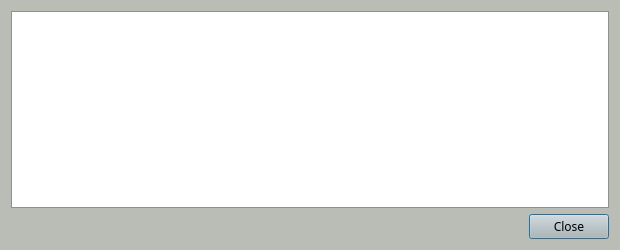
<?xml version="1.0" encoding="UTF-8"?>
<ui version="4.0">
 <class>AtomNodeConfigDialog</class>
 <widget class="QDialog" name="AtomNodeConfigDialog">
  <property name="geometry">
   <rect>
    <x>0</x>
    <y>0</y>
    <width>620</width>
    <height>250</height>
   </rect>
  </property>
  <property name="palette">
   <palette>
    <active>
     <colorrole role="WindowText">
      <brush brushstyle="SolidPattern">
       <color alpha="255">
        <red>0</red>
        <green>0</green>
        <blue>0</blue>
       </color>
      </brush>
     </colorrole>
     <colorrole role="Button">
      <brush brushstyle="SolidPattern">
       <color alpha="255">
        <red>186</red>
        <green>189</green>
        <blue>182</blue>
       </color>
      </brush>
     </colorrole>
     <colorrole role="Light">
      <brush brushstyle="SolidPattern">
       <color alpha="255">
        <red>255</red>
        <green>255</green>
        <blue>255</blue>
       </color>
      </brush>
     </colorrole>
     <colorrole role="Midlight">
      <brush brushstyle="SolidPattern">
       <color alpha="255">
        <red>220</red>
        <green>222</green>
        <blue>218</blue>
       </color>
      </brush>
     </colorrole>
     <colorrole role="Dark">
      <brush brushstyle="SolidPattern">
       <color alpha="255">
        <red>93</red>
        <green>94</green>
        <blue>91</blue>
       </color>
      </brush>
     </colorrole>
     <colorrole role="Mid">
      <brush brushstyle="SolidPattern">
       <color alpha="255">
        <red>124</red>
        <green>126</green>
        <blue>121</blue>
       </color>
      </brush>
     </colorrole>
     <colorrole role="Text">
      <brush brushstyle="SolidPattern">
       <color alpha="255">
        <red>0</red>
        <green>0</green>
        <blue>0</blue>
       </color>
      </brush>
     </colorrole>
     <colorrole role="BrightText">
      <brush brushstyle="SolidPattern">
       <color alpha="255">
        <red>255</red>
        <green>255</green>
        <blue>255</blue>
       </color>
      </brush>
     </colorrole>
     <colorrole role="ButtonText">
      <brush brushstyle="SolidPattern">
       <color alpha="255">
        <red>0</red>
        <green>0</green>
        <blue>0</blue>
       </color>
      </brush>
     </colorrole>
     <colorrole role="Base">
      <brush brushstyle="SolidPattern">
       <color alpha="255">
        <red>255</red>
        <green>255</green>
        <blue>255</blue>
       </color>
      </brush>
     </colorrole>
     <colorrole role="Window">
      <brush brushstyle="SolidPattern">
       <color alpha="255">
        <red>186</red>
        <green>189</green>
        <blue>182</blue>
       </color>
      </brush>
     </colorrole>
     <colorrole role="Shadow">
      <brush brushstyle="SolidPattern">
       <color alpha="255">
        <red>0</red>
        <green>0</green>
        <blue>0</blue>
       </color>
      </brush>
     </colorrole>
     <colorrole role="AlternateBase">
      <brush brushstyle="SolidPattern">
       <color alpha="255">
        <red>220</red>
        <green>222</green>
        <blue>218</blue>
       </color>
      </brush>
     </colorrole>
     <colorrole role="ToolTipBase">
      <brush brushstyle="SolidPattern">
       <color alpha="255">
        <red>255</red>
        <green>255</green>
        <blue>220</blue>
       </color>
      </brush>
     </colorrole>
     <colorrole role="ToolTipText">
      <brush brushstyle="SolidPattern">
       <color alpha="255">
        <red>0</red>
        <green>0</green>
        <blue>0</blue>
       </color>
      </brush>
     </colorrole>
    </active>
    <inactive>
     <colorrole role="WindowText">
      <brush brushstyle="SolidPattern">
       <color alpha="255">
        <red>0</red>
        <green>0</green>
        <blue>0</blue>
       </color>
      </brush>
     </colorrole>
     <colorrole role="Button">
      <brush brushstyle="SolidPattern">
       <color alpha="255">
        <red>186</red>
        <green>189</green>
        <blue>182</blue>
       </color>
      </brush>
     </colorrole>
     <colorrole role="Light">
      <brush brushstyle="SolidPattern">
       <color alpha="255">
        <red>255</red>
        <green>255</green>
        <blue>255</blue>
       </color>
      </brush>
     </colorrole>
     <colorrole role="Midlight">
      <brush brushstyle="SolidPattern">
       <color alpha="255">
        <red>220</red>
        <green>222</green>
        <blue>218</blue>
       </color>
      </brush>
     </colorrole>
     <colorrole role="Dark">
      <brush brushstyle="SolidPattern">
       <color alpha="255">
        <red>93</red>
        <green>94</green>
        <blue>91</blue>
       </color>
      </brush>
     </colorrole>
     <colorrole role="Mid">
      <brush brushstyle="SolidPattern">
       <color alpha="255">
        <red>124</red>
        <green>126</green>
        <blue>121</blue>
       </color>
      </brush>
     </colorrole>
     <colorrole role="Text">
      <brush brushstyle="SolidPattern">
       <color alpha="255">
        <red>0</red>
        <green>0</green>
        <blue>0</blue>
       </color>
      </brush>
     </colorrole>
     <colorrole role="BrightText">
      <brush brushstyle="SolidPattern">
       <color alpha="255">
        <red>255</red>
        <green>255</green>
        <blue>255</blue>
       </color>
      </brush>
     </colorrole>
     <colorrole role="ButtonText">
      <brush brushstyle="SolidPattern">
       <color alpha="255">
        <red>0</red>
        <green>0</green>
        <blue>0</blue>
       </color>
      </brush>
     </colorrole>
     <colorrole role="Base">
      <brush brushstyle="SolidPattern">
       <color alpha="255">
        <red>255</red>
        <green>255</green>
        <blue>255</blue>
       </color>
      </brush>
     </colorrole>
     <colorrole role="Window">
      <brush brushstyle="SolidPattern">
       <color alpha="255">
        <red>186</red>
        <green>189</green>
        <blue>182</blue>
       </color>
      </brush>
     </colorrole>
     <colorrole role="Shadow">
      <brush brushstyle="SolidPattern">
       <color alpha="255">
        <red>0</red>
        <green>0</green>
        <blue>0</blue>
       </color>
      </brush>
     </colorrole>
     <colorrole role="AlternateBase">
      <brush brushstyle="SolidPattern">
       <color alpha="255">
        <red>220</red>
        <green>222</green>
        <blue>218</blue>
       </color>
      </brush>
     </colorrole>
     <colorrole role="ToolTipBase">
      <brush brushstyle="SolidPattern">
       <color alpha="255">
        <red>255</red>
        <green>255</green>
        <blue>220</blue>
       </color>
      </brush>
     </colorrole>
     <colorrole role="ToolTipText">
      <brush brushstyle="SolidPattern">
       <color alpha="255">
        <red>0</red>
        <green>0</green>
        <blue>0</blue>
       </color>
      </brush>
     </colorrole>
    </inactive>
    <disabled>
     <colorrole role="WindowText">
      <brush brushstyle="SolidPattern">
       <color alpha="255">
        <red>93</red>
        <green>94</green>
        <blue>91</blue>
       </color>
      </brush>
     </colorrole>
     <colorrole role="Button">
      <brush brushstyle="SolidPattern">
       <color alpha="255">
        <red>186</red>
        <green>189</green>
        <blue>182</blue>
       </color>
      </brush>
     </colorrole>
     <colorrole role="Light">
      <brush brushstyle="SolidPattern">
       <color alpha="255">
        <red>255</red>
        <green>255</green>
        <blue>255</blue>
       </color>
      </brush>
     </colorrole>
     <colorrole role="Midlight">
      <brush brushstyle="SolidPattern">
       <color alpha="255">
        <red>220</red>
        <green>222</green>
        <blue>218</blue>
       </color>
      </brush>
     </colorrole>
     <colorrole role="Dark">
      <brush brushstyle="SolidPattern">
       <color alpha="255">
        <red>93</red>
        <green>94</green>
        <blue>91</blue>
       </color>
      </brush>
     </colorrole>
     <colorrole role="Mid">
      <brush brushstyle="SolidPattern">
       <color alpha="255">
        <red>124</red>
        <green>126</green>
        <blue>121</blue>
       </color>
      </brush>
     </colorrole>
     <colorrole role="Text">
      <brush brushstyle="SolidPattern">
       <color alpha="255">
        <red>93</red>
        <green>94</green>
        <blue>91</blue>
       </color>
      </brush>
     </colorrole>
     <colorrole role="BrightText">
      <brush brushstyle="SolidPattern">
       <color alpha="255">
        <red>255</red>
        <green>255</green>
        <blue>255</blue>
       </color>
      </brush>
     </colorrole>
     <colorrole role="ButtonText">
      <brush brushstyle="SolidPattern">
       <color alpha="255">
        <red>93</red>
        <green>94</green>
        <blue>91</blue>
       </color>
      </brush>
     </colorrole>
     <colorrole role="Base">
      <brush brushstyle="SolidPattern">
       <color alpha="255">
        <red>186</red>
        <green>189</green>
        <blue>182</blue>
       </color>
      </brush>
     </colorrole>
     <colorrole role="Window">
      <brush brushstyle="SolidPattern">
       <color alpha="255">
        <red>186</red>
        <green>189</green>
        <blue>182</blue>
       </color>
      </brush>
     </colorrole>
     <colorrole role="Shadow">
      <brush brushstyle="SolidPattern">
       <color alpha="255">
        <red>0</red>
        <green>0</green>
        <blue>0</blue>
       </color>
      </brush>
     </colorrole>
     <colorrole role="AlternateBase">
      <brush brushstyle="SolidPattern">
       <color alpha="255">
        <red>186</red>
        <green>189</green>
        <blue>182</blue>
       </color>
      </brush>
     </colorrole>
     <colorrole role="ToolTipBase">
      <brush brushstyle="SolidPattern">
       <color alpha="255">
        <red>255</red>
        <green>255</green>
        <blue>220</blue>
       </color>
      </brush>
     </colorrole>
     <colorrole role="ToolTipText">
      <brush brushstyle="SolidPattern">
       <color alpha="255">
        <red>0</red>
        <green>0</green>
        <blue>0</blue>
       </color>
      </brush>
     </colorrole>
    </disabled>
   </palette>
  </property>
  <property name="font">
   <font>
    <family>Sawasdee</family>
   </font>
  </property>
  <property name="windowTitle">
   <string>Master Node Configuration Template</string>
  </property>
  <layout class="QVBoxLayout" name="verticalLayout">
   <item>
    <widget class="QTextEdit" name="detailText">
     <property name="font">
      <font>
       <family>Sawasdee</family>
      </font>
     </property>
     <property name="toolTip">
      <string>&lt;html&gt;&lt;head/&gt;&lt;body&gt;&lt;p&gt;This pane shows an example catcoin.conf template with the necessary masternode settings.&lt;/p&gt;&lt;/body&gt;&lt;/html&gt;</string>
     </property>
     <property name="readOnly">
      <bool>true</bool>
     </property>
    </widget>
   </item>
   <item>
    <widget class="QDialogButtonBox" name="buttonBox">
     <property name="font">
      <font>
       <family>Sawasdee</family>
      </font>
     </property>
     <property name="orientation">
      <enum>Qt::Horizontal</enum>
     </property>
     <property name="standardButtons">
      <set>QDialogButtonBox::Close</set>
     </property>
    </widget>
   </item>
  </layout>
 </widget>
 <resources/>
 <connections>
  <connection>
   <sender>buttonBox</sender>
   <signal>accepted()</signal>
   <receiver>AtomNodeConfigDialog</receiver>
   <slot>accept()</slot>
   <hints>
    <hint type="sourcelabel">
     <x>248</x>
     <y>254</y>
    </hint>
    <hint type="destinationlabel">
     <x>157</x>
     <y>274</y>
    </hint>
   </hints>
  </connection>
  <connection>
   <sender>buttonBox</sender>
   <signal>rejected()</signal>
   <receiver>AtomNodeConfigDialog</receiver>
   <slot>reject()</slot>
   <hints>
    <hint type="sourcelabel">
     <x>316</x>
     <y>260</y>
    </hint>
    <hint type="destinationlabel">
     <x>286</x>
     <y>274</y>
    </hint>
   </hints>
  </connection>
 </connections>
</ui>
